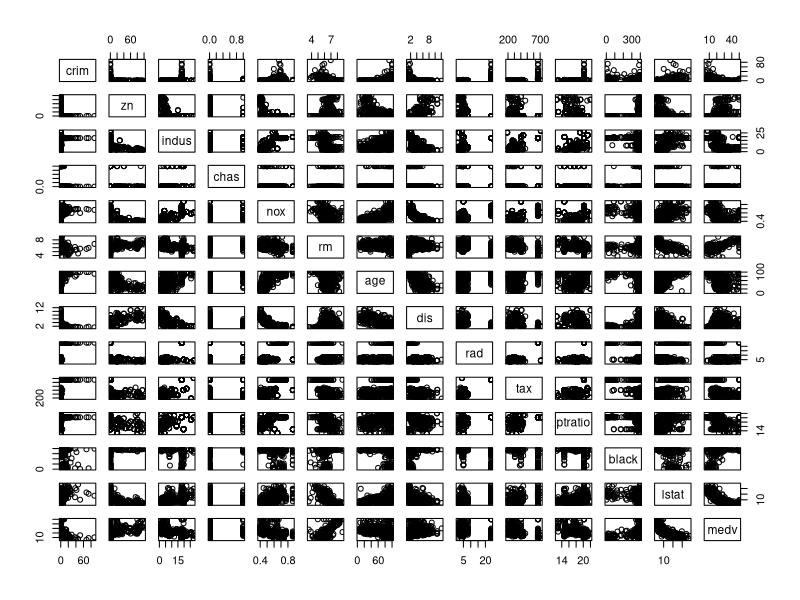
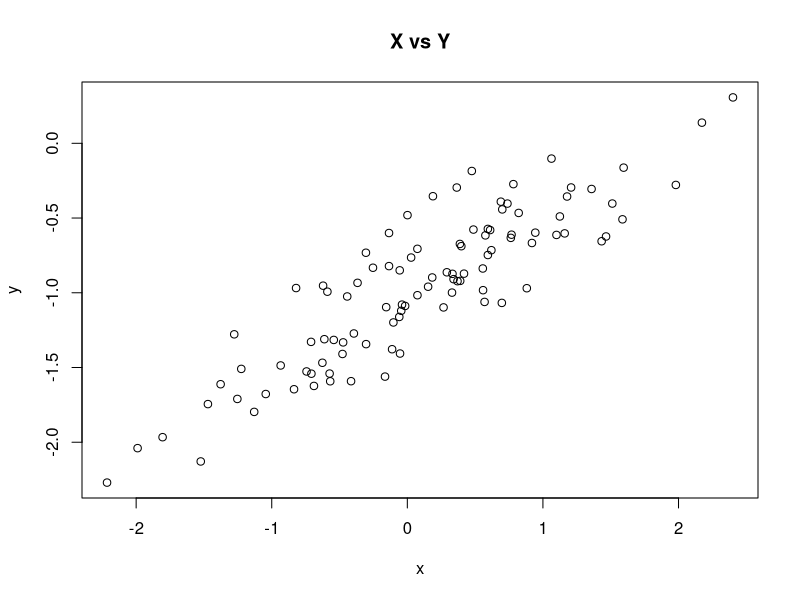
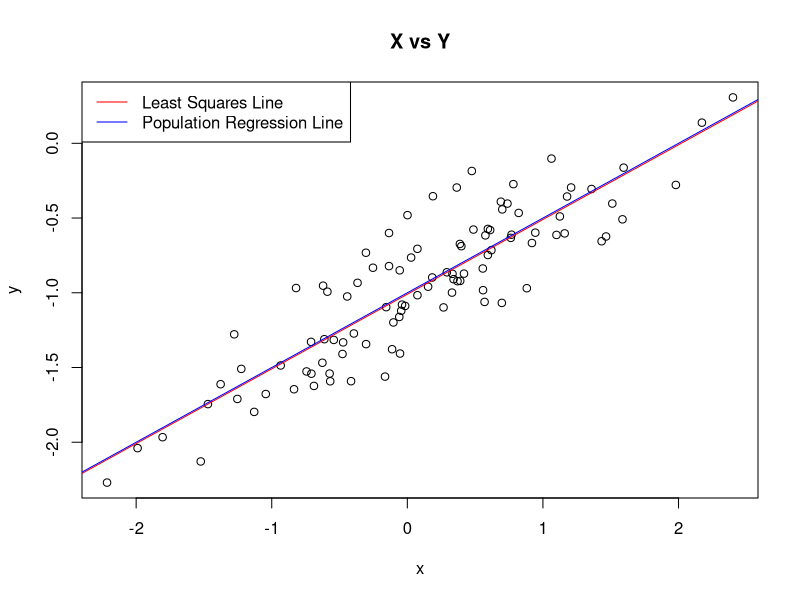
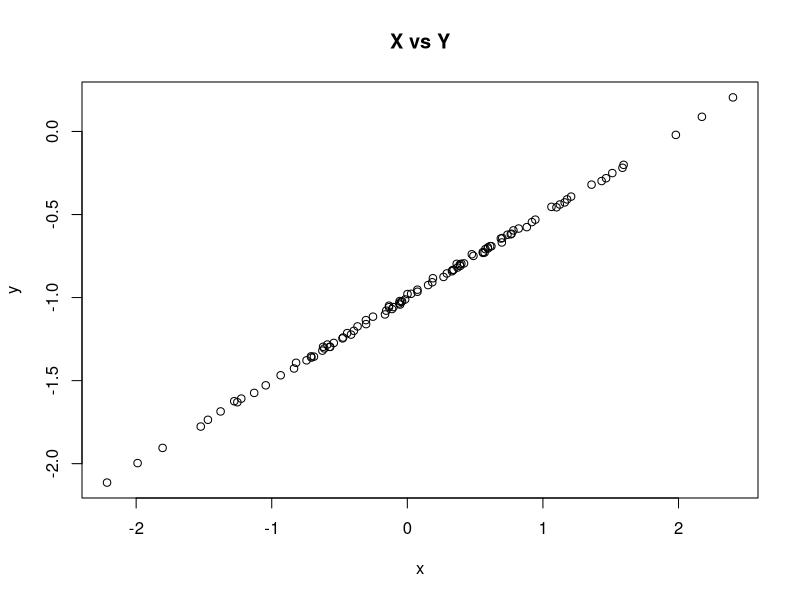
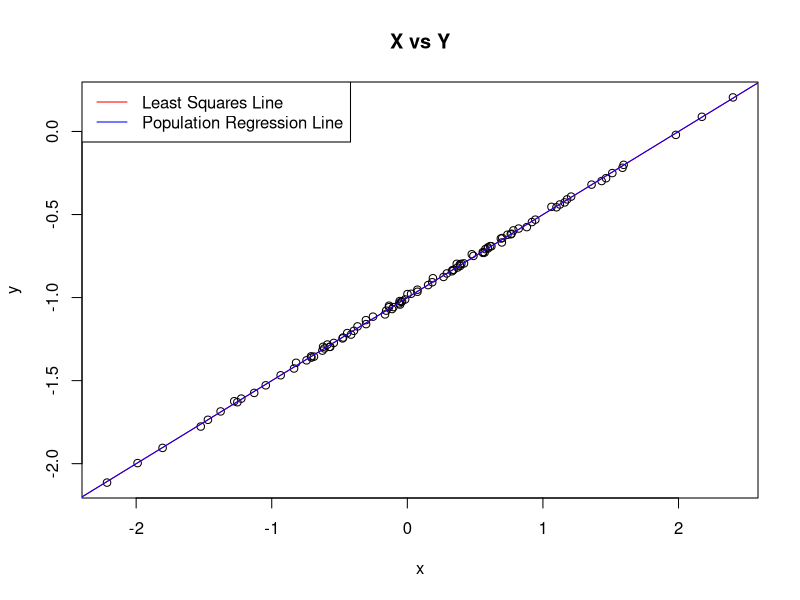
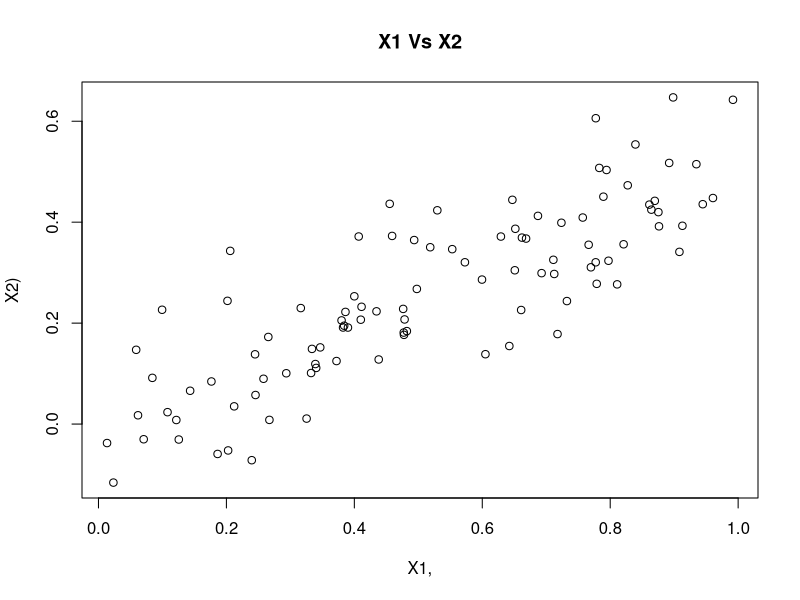
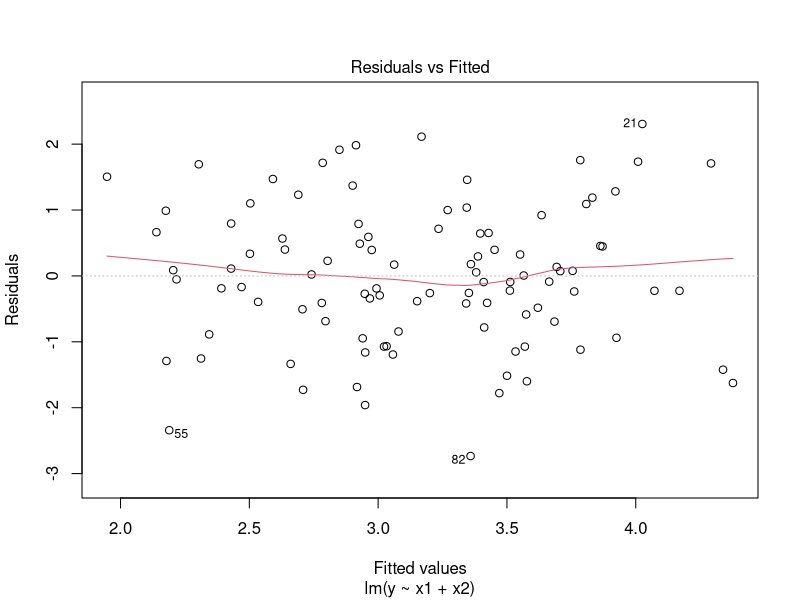
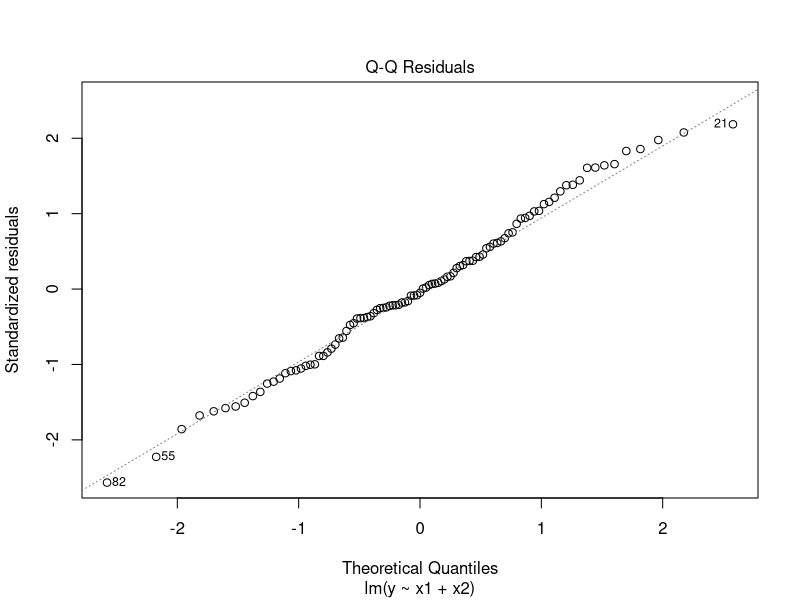

Recreate these plots in R, in order.
#1----

#A)

library(MASS)
Boston
?Boston
#There are 14 columns.
#There are 506 rows.
#The columns represent different predictors in the Boston dataset.These predictors relate to housing.
#The rows represent different suburbs of Boston.

#B)
pairs(Boston)
#With a quick glance at the pairwise graphs, there are some that seem to have strong correlations and some that don't.
#Some pairs that are noticeably correlated are age and nox, dis and nox, and rm and medv.

#C)
#Dis (weighted mean of the distances to five Boston employment centers) seems to have an exponentially negative relationship with crime. The farther away, the less crime.
#Age seems to have a positive exponential relationship with crime.As age goes up, crime goes up
#Medv (median values of homes) appears to have an exponentially negative relationship.As home value goes up, crime goes down
#There also appears to be a quadratic relationship between it and the proportion of african americans. 

#D)
range(Boston$crim) 
range(Boston$tax)
range(Boston$ptratio)
#crim(.0063,88.976) tax(187,711) ptratio(12.6, 22)
#There are suburbs that have a high crime rate (88.98), high taxes (711 per 10000) and high pupil teacher ratio (22:1).The biggest difference in my opinion is the crime rate. Whatever suburb has 88.976 crime rate would be terrible to live in. 

#E)
sum(Boston$chas == 1)
#There are 35 suburbs that bound Charles River. 

#F)
median(Boston$ptratio)
#The median is 19.05.

#G)
min_medv = min(Boston$medv)
min_medv_suburb = Boston[Boston$medv == min_medv,]
print(min_medv_suburb)
#Suburbs 399 and 406 have the lowest median value of owner occupied homes. 

range(Boston$black)
range(Boston$crim)
range(Boston$lstat)
#Many of the other values make sense as to why these homes are valued so low. There are high crime rates, they are not near the river, they are not big lots, the tax is high, and a high percentage of the population is poor.

#H)
seven_or_more = sum(Boston$rm >= 7)
print(seven_or_more)
#64 suburbs average more than 7 rooms per dwelling
eight_or_more = sum(Boston$rm >= 8)
print(eight_or_more)
print(Boston[Boston$rm >=8,])
#When looking at the suburbs that average 8 or more rooms per house, we see that the medv is higher which makes since because it is more expensive to build a house with more rooms. 


#2----

#A)
set.seed(1)
x = rnorm(100,0,1)

#B)
eps = rnorm(100,0,.25)

#C)
y = -1+.5*x + eps
length(y)
#The length of vector y is 100 b0 is -1 and b1 is .5

#D)
plot(x,y, main="X vs Y", xlab = "x", ylab = "y")
# There appears to be a linear relationship between x and y. 

#E)
lm_xy = lm(y~x)
summary(lm_xy)
#The model is yhat=-1.009 + .499x
#As we can see, the b0hat and b1hat are very close to b0 and b1

#F)
plot(x,y, main="X vs Y", xlab = "x", ylab = "y")
abline(lm_xy, col = "red")
abline(a=-1, b=.5, col = "blue")
legend("topleft", legend = c("Least Squares Line", "Population Regression Line"), col = c("red","blue"), lty = 1)


#G)
lm_quad = lm(y~x+I(x*x))
summary(lm_quad)
# The pvalue of the x^2 term is fairly high. Given an alpha of .05, the pvalue of this term is well over, so it should be removed from the model. Therefore, the quadratic term does not improve the model fit.


#H)
set.seed(1)
x = rnorm(100,0,1)
eps = rnorm(100,0,.01)
y = -1+.5*x + eps
length(y)
#The length of vector y is 100 b0 is -1 and b1 is .5
plot(x,y, main="X vs Y", xlab = "x", ylab = "y")
# There appears to be a much stronger linear relationship between x and y compared to before.
lm_xy = lm(y~x)
summary(lm_xy)
#The model is yhat=-1.0003 + .49998x
#As we can see, the b0hat and b1hat are closer to b0 and b1 compared to before.
plot(x,y, main="X vs Y", xlab = "x", ylab = "y")
abline(lm_xy, col = "red")
abline(a=-1, b=.5, col = "blue")
legend("topleft", legend = c("Least Squares Line", "Population Regression Line"), col = c("red","blue"), lty = 1)
#The lines are ontop of eachother, meaning they are practically the same.
lm_quad = lm(y~x+I(x*x))
summary(lm_quad)
# The pvalue of the x^2 term is fairly high. Given an alpha of .05, the pvalue of this term is well over, so it should be removed from the model. Therefore, the quadratic term does not improve the model fit.

#3----
#A)
set.seed(1)
x1=runif(100)
x2=0.5*x1+rnorm(100)/10
y=2+2*x1+.3*x2+rnorm(100)
# The form is y = B0 + B1 * X1 + B2 * X2 + e
# The coeffiecents are B0 = 2, B1 = 2, B2 = .3

#B)
cor(x1,x2)
# The correlation between x1 and x2 is .84 which is high. 
plot(x1, x2, main = "X1 Vs X2", xlab = "X1,", ylab = "X2)")


#C)
library(car)

lm_mod = lm(y~x1+x2)
summary(lm_mod)
vif(lm_mod)
# x2 has a very high p value and should be dropped from the model if the level of significance is .95. The R2 is only .2 so the model is not explaining much of the varianace. 
# The regression coefficients are Bhat0 = 2.13 Bhat1 = 1.44 Bhat2 =  1.01 which are somewhat close to the true values. 
# We can reject the null hypothesis of x1 because the pvalue is lower than the alpha at the assumed level of sig of .95.
# We cannot reject the null hypothesis of x2 because the pvalue is higher than the alpha at the assumed level of sig of .95.
# The vif is not crazy high for either, but the values are still high and with the plot, we can see that multicolinearity is going to be a problem. 

#D)
lm_x1 = lm(y~x1)
summary(lm_x1)

#Yes, we can reject the null hypothesis that B1 = 0 because the p value of x1 is extremely small.

#E)
lm_x2 = lm(y~x2)
summary(lm_x2)
#Yes, we can reject the null hypothesis that B1 = 0 because the p value of x2 is extremely small.

#F)
# Since x1 is a strong predictor of y and x2 is a strong predictor of y, we would expect both of them together to create a very strong model for y. This is not the case though. 

#G)
x1=c(x1, 0.1)
x2 = c(x2, 0.8)
y=c(y,6)

lm_mod = lm(y~x1+x2)
summary(lm_mod)
#Now x1 has a very high pvalue and should not be in the model
plot(lm_mod)
#Data point 101 doesn't appear in the plots until the cooks distance plot. It has a value over 1, so it is an influential point.
hatvalues(lm_mod)
#Data point 101 is not a high leverage point.


lm_x1 = lm(y~x1)
summary(lm_x1)
#x1 is still a very strong predictor on its own. 
plot(lm_x1)
#We now see data point 101 show up in the sqrt Standardized Residuals vs fitted with a value of close to 2 meaning it is not technically an outlier but it is a point of concern.   
hatvalues(lm_x1)
#Data point 101 is not a high leverage point.

lm_x2 = lm(y~x2)
summary(lm_x2)
#x2 is still a very strong predictor on its own. 
plot(lm_x2)
#Datapoint 101 is not an influential point, outlier, or point of leverage in this model. I think that is why y~x2 has a lower pvalue now than y~x1.
hatvalues(lm_x2)
